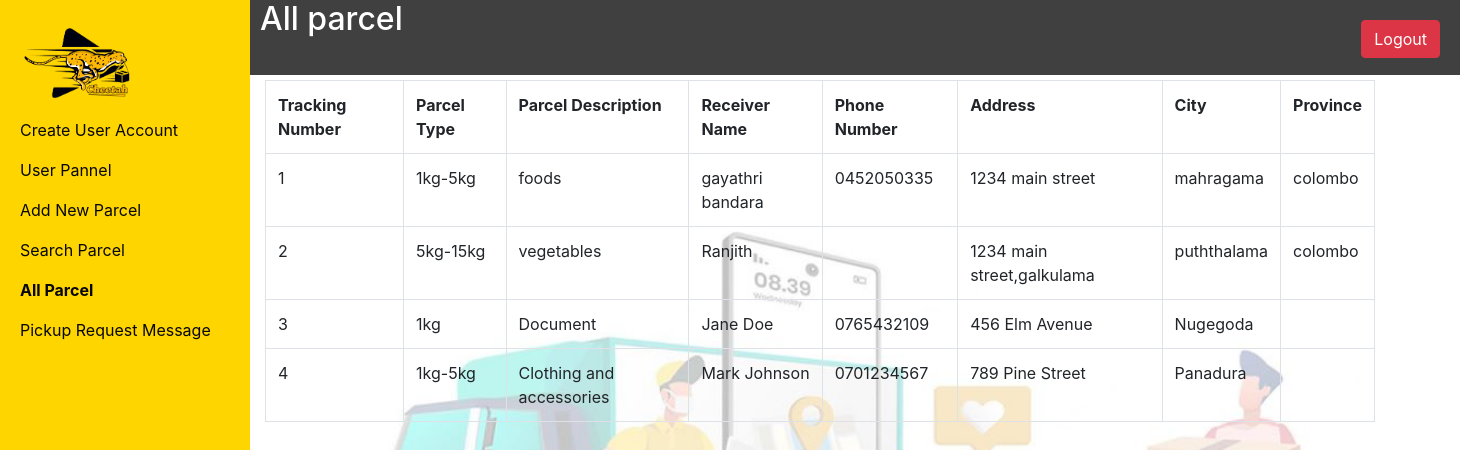
The page /admin/allparcel.php (signed in) on the database its author committed.
### tables this page shows
CREATE TABLE `parcel` (
  `tracking_no` int(11) NOT NULL,
  `sender_name` varchar(40) NOT NULL,
  `parcel_type` varchar(40) NOT NULL,
  `parcel_description` varchar(40) NOT NULL,
  `parcel_receiver` varchar(40) NOT NULL,
  `parcel_contact_no` varchar(40) NOT NULL,
  `parcel_address` varchar(40) NOT NULL,
  `parcel_city` varchar(40) NOT NULL,
  `parcel_province` varchar(40) NOT NULL
);

### admin/allparcel.php (the view, shortened to what this page needs)
<!DOCTYPE html>
<html>
<head>
	<link rel="stylesheet" href="https://maxcdn.bootstrapcdn.com/bootstrap/4.0.0/css/bootstrap.min.css">
	<link rel="stylesheet" href="css/allparcel.css">
</head>
<body>
  <div class="background-container">
		<div class="bar"></div>
		<h1 class="background-label">All parcel</h1>
	  </div>
	<a href="logout.php">
		<button class="btn btn-danger quit-btn">Logout</button>
	</a>
	<nav class="sidebar">
		<a class="navbar-brand" href="#"><img src="img/cheetahlogo.png"  alt="Bootstrap" width="120" height="80"></a>
		<ul class="navbar-nav flex-column">
			<li class="nav-item">
				<a class="nav-link" href="useraccount.php">Create User Account</a>
			</li>
			<li class="nav-item">
				<a class="nav-link" href="userpannel.php">User Pannel</a>
			</li>
			<li class="nav-item">
				<a class="nav-link" href="newparcel.php">Add New Parcel</a>
			</li>
			<li class="nav-item">
				<a class="nav-link" href="searchparcel.php">Search Parcel</a>
			</li>
            <li class="nav-item active">
				<a class="nav-link" href="allparcel.php"><b>All Parcel</b><span class="sr-only">(current)</span></a>
			</li>
            <li class="nav-item">
				<a class="nav-link" href="pickuprequest.php">Pickup Request Message</a>
			</li>
		</ul>
	</nav>
	<?php
		require_once("../config.php");
		$query_parcel = "SELECT * FROM parcel";
		$result_parcel = mysqli_query($conn,$query_parcel);
	?>
    <div class="container text-end mb-5">
        <table class="table table-bordered table-hover table-responsive-sm">
            <tr>
              <th>Tracking Number</th>
			  <th>Parcel Type</th>
              <th>Parcel Description</th>
              <th>Receiver Name</th>
              <th>Phone Number</th>
              <th>Address</th>
              <th>City</th>
              <th>Province</th>
            </tr>
		  <?php
		while($row = mysqli_fetch_array($result_parcel)){
			$tracking_no = $row['tracking_no'];
			$parcel_type = $row['parcel_type'];
			$parcel_description = $row['parcel_description'];
			$parcel_receiver = $row['parcel_receiver'];
			$parcel_contact_no = $row['parcel_contact_no'];
			$parcel_address = $row['parcel_address'];
			$parcel_city = $row['parcel_city'];
			$parcel_province = $row['parcel_province'];
		?>
            <tr>
              <td><?php echo $tracking_no; ?></td>
			  <td><?php echo $parcel_type; ?></td>
              <td><?php echo $parcel_description; ?></td>
              <td><?php echo $parcel_receiver; ?></td>
              <td><?php echo $parcel_contact_no; ?></td>
              <td><?php echo $parcel_address; ?></td>
              <td><?php echo $parcel_city; ?></td>
              <td><?php echo $parcel_province; ?></td>
            </tr>
			<?php }?>
        </table>
      </div>
</body>
</html>

### admin/css/allparcel.css (style rules this page uses)
.sidebar { background-color: #ffd500; height: 100vh; position: fixed; top: 0; left: 0; width: 250px; padding: 20px; }
.nav-link { color: #070707; }
.quit-btn { position: absolute; top: 20px; right: 20px; }
body { background-image: url('img/allpages.jpg'); background-size: 1400px 800px; background-position: center top; background-repeat: no-repeat; }
.background-label { position: absolute; margin-left: 260px; color: #ffffff; font-size: 2rem; }
.bar { position: absolute; top: 0%; left: 250px; width: 100%; height: 75px; background-color: #000000; opacity: 0.75; }
.container { position: fixed; top: 80px; left: 250px; }

### rows shown on the page
parcel: tracking_no "1", parcel_type "1kg-5kg", parcel_description "foods", parcel_receiver "gayathri bandara", parcel_contact_no "0452050335", parcel_address "1234 main street", parcel_city "mahragama", parcel_province "colombo"
parcel: tracking_no "2", parcel_type "5kg-15kg", parcel_description "vegetables", parcel_receiver "Ranjith", parcel_address "1234 main street,galkulama", parcel_city "puththalama", parcel_province "colombo"
parcel: tracking_no "3", parcel_type "1kg", parcel_description "Document", parcel_receiver "Jane Doe", parcel_contact_no "0765432109", parcel_address "456 Elm Avenue", parcel_city "Nugegoda"
parcel: tracking_no "4", parcel_type "1kg-5kg", parcel_description "Clothing and accessories", parcel_receiver "Mark Johnson", parcel_contact_no "0701234567", parcel_address "789 Pine Street", parcel_city "Panadura"
